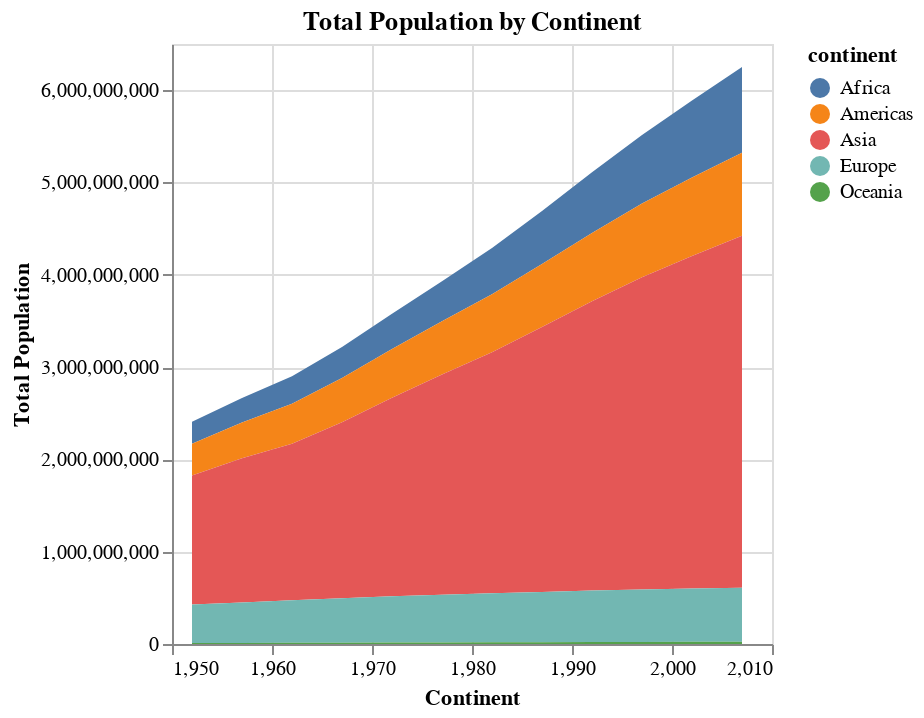

Notebook code cell kept with this figure:
### Markdown cell above
Using this aggregated data, we can employ `create_hist_plot` to generate a histogram that illustrates the average life expectancy across continent. This histogram will provide us with a visual summary of the average life expectancies, allowing us to easily compare the aggregated 
metric across different geographical regions.

> In our analysis of the intricate Gapminder dataset, we encounter three hierachies — specifically continent, country and year data points. This data structure, rich in detail, can sometimes overshadow broader trends when presented in its raw, multi-dimensional form. To distill this complexity and uncover the overarching patterns, we turn to aggregate measures. By calculating the mean life expectancy for each continent.

### Visualizing Trends with Area Plots

Next, the `create_area_plot` can be adopted to gain insight into demographic changes over time by consolidating the population data. By crafting an area plot with the `create_area_plot` function, we can visualize the total population growth or decline across each continent throughout the years:

### Code cell
df_grouped2 = df.groupby(['continent', 'year'])['population'].sum().reset_index()
create_area_plot(df_grouped2, 'year', 'population', color='continent', 
                 title='Total Population by Continent', x_title= 'Continent', y_title='Total Population')

### Figure 1 — Vega-Lite specification as saved in the notebook (floating-point values rounded to 4 significant figures)
{"config": {"view": {"continuousWidth": 300, "continuousHeight": 300}}, "data": {"name": "data-b71ff5bea84b6aaaa4d34e6ead00b1e2"}, "mark": {"type": "area"}, "encoding": {"color": {"field": "continent", "type": "nominal"}, "x": {"field": "year", "title": "Continent", "type": "quantitative"}, "y": {"field": "population", "title": "Total Population", "type": "quantitative"}}, "title": "Total Population by Continent", "$schema": "https://vega.github.io/schema/vega-lite/v5.15.1.json", "datasets": {"data-b71ff5bea84b6aaaa4d34e6ead00b1e2": [{"continent": "Africa", "year": 1952, "population": 237640501}, {"continent": "Africa", "year": 1957, "population": 264837738}, {"continent": "Africa", "year": 1962, "population": 296516865}, {"continent": "Africa", "year": 1967, "population": 335289489}, {"continent": "Africa", "year": 1972, "population": 379879541}, {"continent": "Africa", "year": 1977, "population": 433061021}, {"continent": "Africa", "year": 1982, "population": 499348587}, {"continent": "Africa", "year": 1987, "population": 574834110}, {"continent": "Africa", "year": 1992, "population": 659081517}, {"continent": "Africa", "year": 1997, "population": 743832984}, {"continent": "Africa", "year": 2002, "population": 833723916}, {"continent": "Africa", "year": 2007, "population": 929539692}, {"continent": "Americas", "year": 1952, "population": 345152446}, {"continent": "Americas", "year": 1957, "population": 386953916}, {"continent": "Americas", "year": 1962, "population": 433270254}, {"continent": "Americas", "year": 1967, "population": 480746623}, {"continent": "Americas", "year": 1972, "population": 529384210}, {"continent": "Americas", "year": 1977, "population": 578067699}, {"continent": "Americas", "year": 1982, "population": 630290920}, {"continent": "Americas", "year": 1987, "population": 682753971}, {"continent": "Americas", "year": 1992, "population": 739274104}, {"continent": "Americas", "year": 1997, "population": 796900410}, {"continent": "Americas", "year": 2002, "population": 849772762}, {"continent": "Americas", "year": 2007, "population": 898871184}, {"continent": "Asia", "year": 1952, "population": 1395357351}, {"continent": "Asia", "year": 1957, "population": 1562780599}, {"continent": "Asia", "year": 1962, "population": 1696357182}, {"continent": "Asia", "year": 1967, "population": 1905662900}, {"continent": "Asia", "year": 1972, "population": 2150972248}, {"continent": "Asia", "year": 1977, "population": 2384513556}, {"continent": "Asia", "year": 1982, "population": 2610135582}, {"continent": "Asia", "year": 1987, "population": 2871220762}, {"continent": "Asia", "year": 1992, "population": 3133292191}, {"continent": "Asia", "year": 1997, "population": 3383285500}, {"continent": "Asia", "year": 2002, "population": 3601802203}, {"continent": "Asia", "year": 2007, "population": 3811953827}, {"continent": "Europe", "year": 1952, "population": 418120846}, {"continent": "Europe", "year": 1957, "population": 437890351}, {"continent": "Europe", "year": 1962, "population": 460355155}, {"continent": "Europe", "year": 1967, "population": 481178958}, {"continent": "Europe", "year": 1972, "population": 500635059}, {"continent": "Europe", "year": 1977, "population": 517164531}, {"continent": "Europe", "year": 1982, "population": 531266901}, {"continent": "Europe", "year": 1987, "population": 543094160}, {"continent": "Europe", "year": 1992, "population": 558142797}, {"continent": "Europe", "year": 1997, "population": 568944148}, {"continent": "Europe", "year": 2002, "population": 578223869}, {"continent": "Europe", "year": 2007, "population": 586098529}, {"continent": "Oceania", "year": 1952, "population": 10686006}, {"continent": "Oceania", "year": 1957, "population": 11941976}, {"continent": "Oceania", "year": 1962, "population": 13283518}, {"continent": "Oceania", "year": 1967, "population": 14600414}, {"continent": "Oceania", "year": 1972, "population": 16106100}, {"continent": "Oceania", "year": 1977, "population": 17239000}, {"continent": "Oceania", "year": 1982, "population": 18394850}, {"continent": "Oceania", "year": 1987, "population": 19574415}, {"continent": "Oceania", "year": 1992, "population": 20919651}, {"continent": "Oceania", "year": 1997, "population": 22241430}, {"continent": "Oceania", "year": 2002, "population": 23454829}, {"continent": "Oceania", "year": 2007, "population": 24549947}]}}
